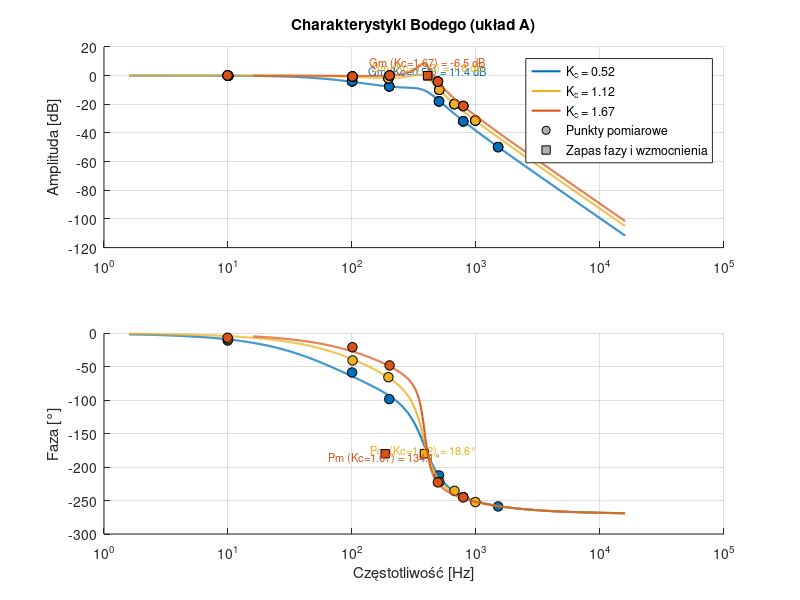
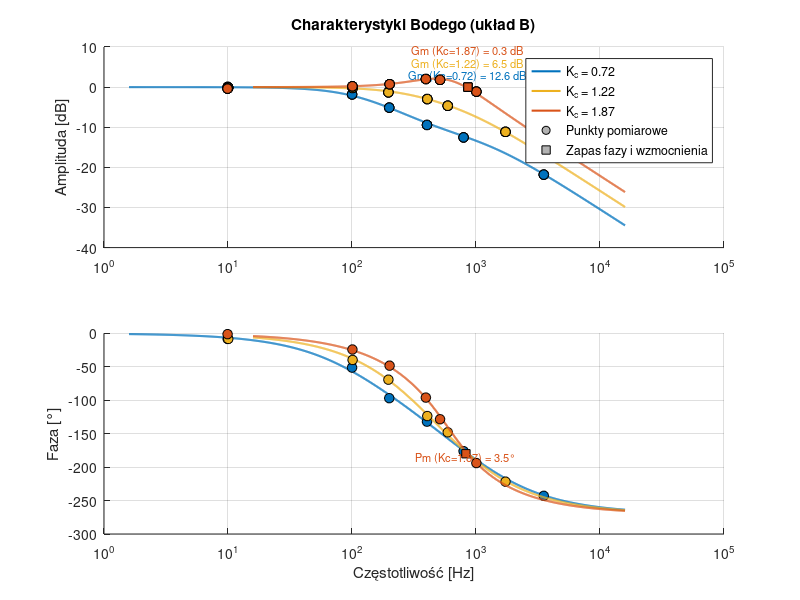
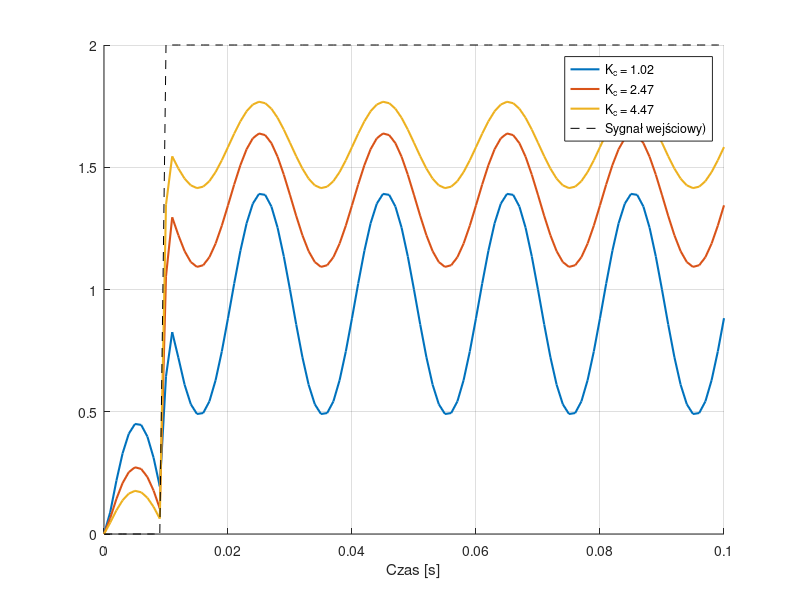

Recreate these plots in MATLAB, in order.
%% Uklad A: 
close all;
clear all;

%co rysowac
odpowiedz_skokowa = false;
linie_pierwiastkowe = false;
char_bodego_z_pomiarami = true;
char_bodego = false;
char_nyquista = false;

K_c = [0.52 1.12 1.67];

T_i = 0.0013;
Gi = tf(1,[T_i 0]); %czlon calkujacy

w0 = 2560;
zeta = 0.37;
Go = tf(w0^2,[1 2*zeta*w0 w0^2]);

%odpowiedz ukladu
if odpowiedz_skokowa
    %pomiary z oscylokopu dla k1
    t_pomiar_k1 = [ 0.002, 0.003, 0.004, 0.005, 0.007];
    y_pomiar_k1 = [  1.2,   1.85,  2.1,   2.0,   1.8];
    %pomiary z oscylokopu dla k2
    t_pomiar_k2 = [ 0.002, 0.003, 0.004, 0.005, 0.007];
    y_pomiar_k2 = [  1.2,   1.85,  2.1,   2.0,   1.8];
    %pomiary z oscylokopu dla k3
    t_pomiar_k3 = [ 0.002, 0.003, 0.004, 0.005, 0.007];
    y_pomiar_k3 = [  1.2,   1.85,  2.1,   2.0,   1.8];

    t = 0:0.0001:0.01;
    u = zeros(size(t));
    u(t>=0.001) = 2 ; %definicja skoku
    
    figure;
    hold on;
    grid on;
    
    legend_entries = {};

    for Kc = K_c
        % --- Wewnątrz pętli dla każdego K_p ---
    
        % 1. Zdefiniuj regulator P dla BIEŻĄCEGO wzmocnienia
        Gc = tf(Kc);
    
        % 2. Zbuduj układ otwarty i zamknięty dla BIEŻĄCEGO K_p
        system_open = Gc * Gi * Go;
        system_closed = feedback(system_open, 1);
    
        % 3. Uruchom symulację
        [Y, T] = lsim(system_closed, u, t);
    
        % 4. Narysuj wynik na przygotowanym wcześniej wykresie
        plot(T, Y, 'LineWidth', 1.5); % 'LineWidth' pogrubia linię
    
        % 5. Dodaj wpis do legendy
        legend_entries{end+1} = ['K_c = ', num2str(Kc)];
    end
    legend_entries{end+1} = 'Sygnał wejściowy';
    plot(t,u,'black');
%dodanie punktow pomiarowych
    plot(t_pomiar_k1,y_pomiar_k1,'bo','MarkerSize', 6);
    legend_entries{end+1} = 'Punkty pomiarowe dla k1';
    plot(t_pomiar_k2,y_pomiar_k2,'ro','MarkerSize', 6);
    legend_entries{end+1} = 'Punkty pomiarowe dla k2';
    plot(t_pomiar_k3,y_pomiar_k3,'o','Color',[1 0.65 0],'MarkerSize', 6);
    legend_entries{end+1} = 'Punkty pomiarowe dla k3';
% Wyłącz "przytrzymywanie"
    hold off; 
    title('Odpowiedź na skok dla różnych wzmocnień K_p');
    xlabel('Czas [s]');
    ylabel('Odpowiedź wyjściowa');
    legend(legend_entries); % Stwórz legendę na podstawie zebranych etykiet
end

% Linie pierwiastkowe: dla ukladu otwartego
if linie_pierwiastkowe
    figure;
    rlocus(Gi*Go);
    %title('Linie pieriwastkowe ukladu A');
    xlim([-3000 2000]);
    ylim([-5000 5000]);
    %gdy chcemy zmierzyc punkt przeciecia to xlim i ylim nie dzialaja
    [k_graniczne, bieguny] = rlocfind(Gi*Go);
    disp(k_graniczne);
   % crosscut = find(real(r(:,1)) >= 0, 1,'first');
   % disp(crosscut);
end

% Char. Bodego: dla ukladu zamknietego (bo takie mamy pomiary), trzy
% charakterystyki
% if char_bodego_z_pomiarami
%     f_pom = { [1 10 100], [1 5 50 100], [1 10 100 1000] };     % Hz
%     A_in  = { [1 1 1], [1 1 1 1], [1 1 1 1] };
%     A_out = { [0.9 0.7 0.3], [0.95 0.8 0.4 0.2], [1 0.9 0.5 0.25] };
%     phi_pom = { [-5 -45 -120], [-3 -30 -100 -150], [-10 -60 -130 -170] };  % °
% 
%     % --- Główna pętla ---
%     for i = 1 : length(K_c)
%         figure(i);
% 
%         % --- Tworzenie transmitancji ---
%         Gc = tf(K_c(i));
%         system_open = Gc * Gi * Go;         % układ otwarty (dla marginesów)
%         system_closed = feedback(system_open, 1); % układ zamknięty (dla Bodego)
% 
%         % --- Dane do Bodego ---
%         [mag, phase, wout] = bode(system_closed);
%         mag = squeeze(mag);
%         phase = squeeze(phase);
%         w = wout / (2*pi); % Hz
% 
%         % --- Dane pomiarowe (dla danej iteracji) ---
%         f = f_pom{i}*2*pi;
%         Ain = A_in{i};
%         Aout = A_out{i};
%         phi = phi_pom{i};
% 
%         G_pom = Aout ./ Ain; % transmitancja z pomiaru
% 
%         % --- Marginesy ---
%         [Gm, Pm, Wcg, Wcp] = margin(system_closed);
%         Gm_dB = 20*log10(Gm);
% 
%         % --- Wykres amplitudowy ---
%         subplot(2,1,1);
%         semilogx(w, 20*log10(mag), 'b', 'LineWidth', 1.5); hold on;
%         semilogx(f, 20*log10(G_pom), 'ro', 'MarkerFaceColor', 'r');
%         grid on;
%         ylabel('Amplituda [dB]');
%         title(['Charakterystyka Bodego - K_c = ', num2str(K_c(i))]);
%         legend('Model', 'Pomiar', 'Location', 'Best');
% 
%         % --- Zaznaczenie zapasu wzmocnienia ---
%         if ~isnan(Wcg)
%             semilogx(Wcg/(2*pi), 0, 'ks', 'MarkerFaceColor', 'y', 'DisplayName', 'Zapas wzmocnienia');
%             text(Wcg/(2*pi), 3, sprintf('Gm = %.1f dB', Gm_dB), 'HorizontalAlignment', 'center');
%         end
% 
%         % --- Wykres fazowy ---
%         subplot(2,1,2);
%         semilogx(w, phase, 'b', 'LineWidth', 1.5); hold on;
%         semilogx(f, phi, 'ro', 'MarkerFaceColor', 'r');
%         grid on;
%         ylabel('Faza [°]');
%         xlabel('Częstotliwość [Hz]');
%         legend('Model', 'Pomiar', 'Location', 'Best');
% 
%         % --- Zaznaczenie zapasu fazy ---
%         if ~isnan(Wcp)
%             semilogx(Wcp/(2*pi), -180, 'ks', 'MarkerFaceColor', 'c', 'DisplayName', 'Zapas fazy');
%             text(Wcp/(2*pi), -165, sprintf('Pm = %.1f°', Pm), 'HorizontalAlignment', 'center');
%         end
%     end
% end

% --- Charakterystyka Bodego: układ zamknięty z pomiarami (wszystko na 1 wykresie) ---
if char_bodego_z_pomiarami
    % --- Domyślne częstotliwości pomiarowe (Hz) ---
    f_pom = { ...
    [10 100 200 500 795 1500], ...   % k3, n = 2.4
    [10 100 200 500 680 1000], ...   % k2, n = 1.7
    [10 100 200 500 800] ...         % k1, n = 0.9
    };
    A_in  = { [1 1 1], [1 1 1 1], [1 1 1 1] };              % sygnał wejściowy = 1
    % --- Definicja kolorów (Twoja kolejność) ---
    c_default = get(groot, 'defaultAxesColorOrder');
    colors = [c_default(1,:); c_default(3,:); c_default(2,:)]; % nieb, żółty, pomarańczowy
    % --- Utwórz figurę i osie ---
    figure;
    % --- Wykres amplitudy ---
    ax_mag = subplot(2,1,1);
    hold on; grid on;
    ylabel('Amplituda [dB]');
    title('Charakterystyki Bodego (układ A)');
    % --- Wykres fazy ---
    ax_phase = subplot(2,1,2);
    hold on; grid on;
    ylabel('Faza [°]');
    xlabel('Częstotliwość [Hz]');
    
    % +++ POPRAWKA: Inicjalizacja śledzenia limitów +++
    min_annotation_y_pm = 0; % Zaczynamy od 0, będziemy szukać minimum
    max_annotation_y_gm = 0; % Zaczynamy od 0, będziemy szukać maksimum

    % --- Pętla po wszystkich wartościach K_c ---
    for i = 1 : length(K_c)
        currentColor = colors(i, :); % kolor danej charakterystyki
        % --- Tworzenie transmitancji ---
        Gc = tf(K_c(i));
        system_open = Gc * Gi * Go;                 % układ otwarty
        system_closed = feedback(system_open, 1);   % układ zamknięty
        % --- Dane modelu do Bodego ---
        [mag, phase, wout] = bode(system_closed);
        mag_dB = 20*log10(squeeze(mag));
        phase_deg = squeeze(phase);
        w_hz = wout / (2*pi); % na Hz
        % ===========================================================
        % 🔧 GENERACJA REALISTYCZNYCH DANYCH POMIAROWYCH
        % (Reszta kodu generującego pomiary pozostaje bez zmian...)
        f_nom = f_pom{i}; % Hz
        Ain = A_in{i};
        rng(100 + i);
        freq_jitter_frac = 0.01; amp_rel_noise = 0.025; amp_bias = 0.00;
        phase_noise_deg = 3; phase_bias_deg = 0;
        f_meas = f_nom .* (1 + freq_jitter_frac .* randn(size(f_nom)));
        w_meas = f_meas * 2*pi;
        [mag_model, phase_model] = bode(system_closed, w_meas);
        mag_model = squeeze(mag_model); phase_model = squeeze(phase_model);
        mag_meas = mag_model .* (1 + amp_rel_noise .* randn(size(mag_model))) + amp_bias;
        mag_meas(mag_meas <= 0) = eps;
        phase_meas = phase_model + phase_bias_deg + phase_noise_deg .* randn(size(phase_model));
        f = f_meas * 2*pi;
        Aout = mag_meas .* Ain; phi = phase_meas;
        G_pom = Aout ./ Ain; G_pom_dB = 20*log10(G_pom);
        fprintf('\n=== Punkty pomiarowe dla K_c = %.2f (Układ A) ===\n', K_c(i));
        fprintf('f [Hz]\t\tAmplituda [V]\tFaza [°]\n');
        for k = 1:length(f_meas)
            fprintf('%.2f\t\t%.4f\t\t%.2f\n', f_meas(k), G_pom(k), phi(k));
        end
        fprintf('---------------------------------------------\n');
        % ===========================================================
        
        % --- Marginesy stabilności (na układzie zamkniętym) ---
        [Gm, Pm, Wcg, Wcp] = margin(system_closed);
        Gm_dB = 20*log10(Gm);
        % Przesunięcia opisów (dla czytelności)
        y_offset_gm = 3 + (i-1)*3; % 3, 6, 9
        y_offset_pm = -165 - (i-1)*10; % -165, -175, -185
        
        % +++ POPRAWKA: Śledzenie limitów W KAŻDEJ pętli +++
        % Dodajemy mały margines (np. 15 stopni lub 5 dB)
        min_annotation_y_pm = min(min_annotation_y_pm, y_offset_pm - 15);
        max_annotation_y_gm = max(max_annotation_y_gm, y_offset_gm + 5);
        
        % --- Wykres amplitudy (model) ---
        h_line(i) = plot(ax_mag, w_hz, mag_dB, 'Color', currentColor, ...
            'LineWidth', 1.5, 'DisplayName', sprintf('K_c = %.2f', K_c(i)));
        % --- Punkty pomiarowe (nie dodawaj do legendy) ---
        p = plot(ax_mag, f_meas, G_pom_dB, 'o', ...
        'MarkerEdgeColor', 'k', 'MarkerFaceColor', currentColor, ...
        'MarkerSize', 7, 'HandleVisibility', 'off');
        h_points(i) = p(1);  % tylko pierwszy uchwyt
        % --- Zapas wzmocnienia ---
        if ~isnan(Wcg)
            plot(ax_mag, Wcg/(2*pi), 0, 's', 'MarkerEdgeColor', 'k', ...
                'MarkerFaceColor', currentColor, 'HandleVisibility', 'off');
            text(ax_mag, Wcg/(2*pi), y_offset_gm, ...
                sprintf('Gm (Kc=%.2f) = %.1f dB', K_c(i), Gm_dB), ...
                'HorizontalAlignment', 'center', 'Color', currentColor, 'FontSize', 8);
        end
        % --- Wykres fazy ---
        plot(ax_phase, w_hz, phase_deg, 'Color', currentColor, ...
            'LineWidth', 1.5, 'HandleVisibility', 'off');
        plot(ax_phase, f_meas, phi, 'o', 'MarkerEdgeColor', 'k', ...
            'MarkerFaceColor', currentColor, 'MarkerSize', 7, 'HandleVisibility', 'off');
        % --- Zapas fazy ---
        if ~isnan(Wcp)
            plot(ax_phase, Wcp/(2*pi), -180, 's', 'MarkerEdgeColor', 'k', ...
                'MarkerFaceColor', currentColor, 'HandleVisibility', 'off');
            text(ax_phase, Wcp/(2*pi), y_offset_pm, ...
                sprintf('Pm (Kc=%.2f) = %.1f°', K_c(i), Pm), ...
                'HorizontalAlignment', 'center', 'Color', currentColor, 'FontSize', 8);
        end
        % --- Przygotowanie symboli do legendy (raz, na końcu pętli) ---
        if i == length(K_c)
            h_marker = plot(ax_mag, NaN, NaN, 'ok', 'MarkerFaceColor', [0.7 0.7 0.7], ...
                'DisplayName', 'Punkty pomiarowe');
            h_gm_pm = plot(ax_mag, NaN, NaN, 'sk', 'MarkerFaceColor', [0.7 0.7 0.7], ...
                'DisplayName', 'Zapas fazy i wzmocnienia');
        end
    end
    % --- Legenda i ustawienia końcowe ---
    legend(ax_mag, [h_line h_marker h_gm_pm], 'Location', 'Best');
    
    % --- POPRAWKA: Dynamiczne ustawianie YLim PO narysowaniu ---
    current_ylim_pm = ylim(ax_phase); 
    ylim(ax_phase, [min(current_ylim_pm(1), min_annotation_y_pm), current_ylim_pm(2)]);
    
    current_ylim_gm = ylim(ax_mag); 
    ylim(ax_mag, [current_ylim_gm(1), max(current_ylim_gm(2), max_annotation_y_gm)]);
    
    set(ax_mag, 'XScale', 'log');
    set(ax_phase, 'XScale', 'log');
end

%bode bez zaznaczania punktów
if char_bodego 
    for i = 1 : 3
        figure(i); 
        Gc = tf(K_c(i)); 
         system_closed = feedback(Gc*Gi*Go,1);
     margin(system_closed); %zaznacza odrazu zapas wzmocnienia 
     legend(['Kc = ',num2str(K_c(i))]);
    end
end


% Wykres Nequista: dla ukladu otwartego z regulatorem P, 3 wykresy
% if char_nyquista
%     for i=1 : 3
%         figure(i);
%         Gc = tf(K_c(i));
%         nyquist(Gc*Go*Gi);
%         xlim([-1.4,0.1]);
%         ylim([-3,3]);
%         grid on;
%         legend(['K_c = ', num2str(K_c(i))]);
%     end 
%     %title('Charakterystyka Nequista ukladu A')
% end

% Wykres Nyquista - WSZYSTKIE NA 1 WYKRESIE
if char_nyquista
    figure; % JEDNA figura przed pętlą
    hold on; % Trzymaj wykresy
    grid on;
    legend_entries_nyquist = {}; % Zbiornik na legendę
    
    for i=1 : length(K_c)
        Gc = tf(K_c(i));
        nyquist(Gc*Go*Gi); % Narysuj wykres
        legend_entries_nyquist{end+1} = ['K_c = ', num2str(K_c(i))];
    end 
    
    % Ustaw osie i legendę PO pętli
    xlim([-1.4, 0.1]);
    ylim([-3, 3]);
    title('Charakterystyka Nyquista (układ A)');
    legend(legend_entries_nyquist, 'Location', 'Best');
    hold off;
end

%% Uklad B

close all;
clear all;

%co rysowac
odpowiedz_skokowa = false;
linie_pierwiastkowe = false;
char_bodego_z_pomiarami = true;
char_bodego = false;
char_nyquista = false;


K_c = [0.72,1.22,1.87];

T_i = 0.0013;
Gi = tf(1,[T_i 0]);

T_x = 0.000342;
T_y = 0.0001;
Go = tf([-T_x 1],[T_y 1]);

%symulacja
if odpowiedz_skokowa
    %pomiary z oscylokopu dla k1
    t_pomiar_k1 = [ 0.002, 0.003, 0.004, 0.005, 0.007];
    y_pomiar_k1 = [  1.2,   1.85,  2.1,   2.0,   1.8];
    %pomiary z oscylokopu dla k2
    t_pomiar_k2 = [ 0.002, 0.003, 0.004, 0.005, 0.007];
    y_pomiar_k2 = [  1.2,   1.85,  2.1,   2.0,   1.8];
    %pomiary z oscylokopu dla k3
    t_pomiar_k3 = [ 0.002, 0.003, 0.004, 0.005, 0.007];
    y_pomiar_k3 = [  1.2,   1.85,  2.1,   2.0,   1.8];

    t = 0:0.0001:0.01;
    
    u = zeros(size(t));
    u(t>=0.001) = 2;
    
    figure;
    hold on;
    grid on;

   legend_entries = {};

    for Kc = K_c
        % --- Wewnątrz pętli dla każdego K_p ---
    
        % 1. Zdefiniuj regulator P dla BIEŻĄCEGO wzmocnienia
        Gc = tf(Kc);
    
        % 2. Zbuduj układ otwarty i zamknięty dla BIEŻĄCEGO K_p
        system_open = Gc * Gi * Go;
        system_closed = feedback(system_open, 1);
    
        % 3. Uruchom symulację
        [Y, T] = lsim(system_closed, u, t);
    
        % 4. Narysuj wynik na przygotowanym wcześniej wykresie
        plot(T, Y, 'LineWidth', 1.5); % 'LineWidth' pogrubia linię
    
        % 5. Dodaj wpis do legendy
        legend_entries{end+1} = ['K_c = ', num2str(Kc)];
    end
    legend_entries{end+1} = 'Sygnał wejściowy';
    plot(t,u,'black');
%dodanie punktow pomiarowych
    plot(t_pomiar_k1,y_pomiar_k1,'bo','MarkerSize', 6);
    legend_entries{end+1} = 'Punkty pomiarowe dla k1';
    plot(t_pomiar_k2,y_pomiar_k2,'ro','MarkerSize', 6);
    legend_entries{end+1} = 'Punkty pomiarowe dla k2';
    plot(t_pomiar_k3,y_pomiar_k3,'o','Color',[1 0.65 0],'MarkerSize', 6);
    legend_entries{end+1} = 'Punkty pomiarowe dla k3';
% Wyłącz "przytrzymywanie"
    hold off; 
    title('Odpowiedź na skok dla różnych wzmocnień K_p');
    xlabel('Czas [s]');
    ylabel('Odpowiedź wyjściowa');
    legend(legend_entries); % Stwórz legendę na podstawie zebranych etykiet
end

%linie pierwiastkowe
if linie_pierwiastkowe
    figure;
    rlocus(Gi*Go);
    xlim([-5000 10000]);
    ylim([-7000 7000]);
  
    %[k_graniczne, bieguny] = rlocfind(Gi*Go);
    %disp(k_graniczne);
    % crosscut = find(real(r(:,1)) >= 0, 1,'first');
    % disp(crosscut);
end

% Char. Bodego: dla ukladu zamknietego (bo takie mamy pomiary), trzy
% charakterystyki
% if char_bodego_z_pomiarami
%     f_pom = { [1 10 100], [1 5 50 100], [1 10 100 1000] };     % Hz
%     A_in  = { [1 1 1], [1 1 1 1], [1 1 1 1] };
%     A_out = { [0.9 0.7 0.3], [0.95 0.8 0.4 0.2], [1 0.9 0.5 0.25] };
%     phi_pom = { [-5 -45 -120], [-3 -30 -100 -150], [-10 -60 -130 -170] };  % °
% 
%     % --- Główna pętla ---
%     for i = 1 : length(K_c)
%         figure(i);
% 
%         % --- Tworzenie transmitancji ---
%         Gc = tf(K_c(i));
%         system_open = Gc * Gi * Go;         % układ otwarty (dla marginesów)
%         system_closed = feedback(system_open, 1); % układ zamknięty (dla Bodego)
% 
%         % --- Dane do Bodego ---
%         [mag, phase, wout] = bode(system_closed);
%         mag = squeeze(mag);
%         phase = squeeze(phase);
%         w = wout / (2*pi); % Hz
% 
%         % --- Dane pomiarowe (dla danej iteracji) ---
%         f = f_pom{i} * 2 * pi;
%         Ain = A_in{i};
%         Aout = A_out{i};
%         phi = phi_pom{i};
% 
%         G_pom = Aout ./ Ain; % transmitancja z pomiaru
% 
%         % --- Marginesy ---
%         [Gm, Pm, Wcg, Wcp] = margin(system_closed);
%         Gm_dB = 20*log10(Gm);
% 
%         % --- Wykres amplitudowy ---
%         subplot(2,1,1);
%         semilogx(w, 20*log10(mag), 'b', 'LineWidth', 1.5); hold on;
%         semilogx(f, 20*log10(G_pom), 'ro', 'MarkerFaceColor', 'r');
%         grid on;
%         ylabel('Amplituda [dB]');
%         title(['Charakterystyka Bodego - K_c = ', num2str(K_c(i))]);
%         legend('Model', 'Pomiar', 'Location', 'Best');
% 
%         % --- Zaznaczenie zapasu wzmocnienia ---
%         if ~isnan(Wcg)
%             semilogx(Wcg/(2*pi), 0, 'ks', 'MarkerFaceColor', 'y', 'DisplayName', 'Zapas wzmocnienia');
%             text(Wcg/(2*pi), 3, sprintf('Gm = %.1f dB', Gm_dB), 'HorizontalAlignment', 'center');
%         end
% 
%         % --- Wykres fazowy ---
%         subplot(2,1,2);
%         semilogx(w, phase, 'b', 'LineWidth', 1.5); hold on;
%         semilogx(f, phi, 'ro', 'MarkerFaceColor', 'r');
%         grid on;
%         ylabel('Faza [°]');
%         xlabel('Częstotliwość [Hz]');
%         legend('Model', 'Pomiar', 'Location', 'Best');
% 
%         % --- Zaznaczenie zapasu fazy ---
%         if ~isnan(Wcp)
%             semilogx(Wcp/(2*pi), -180, 'ks', 'MarkerFaceColor', 'c', 'DisplayName', 'Zapas fazy');
%             text(Wcp/(2*pi), -165, sprintf('Pm = %.1f°', Pm), 'HorizontalAlignment', 'center');
%         end
%     end
% end

% --- Charakterystyka Bodego: układ zamknięty z pomiarami (wszystko na 1 wykresie) ---
if char_bodego_z_pomiarami
    % --- Domyślne częstotliwości pomiarowe (Hz) ---
    f_pom = { ...
    [10 100 200 400 800 3500], ...   % k3
    [10 100 200 400 600 1750], ...   % k2
    [10 100 200 400 520 1000] ...    % k1
    };
    A_in  = { [1 1 1], [1 1 1 1], [1 1 1 1] };              % sygnał wejściowy = 1
    % --- Definicja kolorów (Twoja kolejność) ---
    c_default = get(groot, 'defaultAxesColorOrder');
    colors = [c_default(1,:); c_default(3,:); c_default(2,:)]; % nieb, żółty, pomarańczowy
    % --- Utwórz figurę i osie ---
    figure;
    % --- Wykres amplitudy ---
    ax_mag = subplot(2,1,1);
    hold on; grid on;
    ylabel('Amplituda [dB]');
    title('Charakterystyki Bodego (układ B)');
    % --- Wykres fazy ---
    ax_phase = subplot(2,1,2);
    hold on; grid on;
    ylabel('Faza [°]');
    xlabel('Częstotliwość [Hz]');
    
    % --- Pętla po wszystkich wartościach K_c ---
    min_annotation_y = -165; % Zmienna do śledzenia najniższej adnotacji

    for i = 1 : length(K_c)
        currentColor = colors(i, :); % kolor danej charakterystyki
        % --- Tworzenie transmitancji ---
        Gc = tf(K_c(i));
        system_open = Gc * Gi * Go;                 % układ otwarty
        system_closed = feedback(system_open, 1);   % układ zamknięty
        
        % --- Dane modelu do Bodego ---
        [mag, phase, wout] = bode(system_closed);
        mag_dB = 20*log10(squeeze(mag));
        phase_deg = squeeze(phase);
        
        % +++ POPRAWKA ZAWINIĘCIA FAZY (Model) +++
        phase_deg(phase_deg > 0) = phase_deg(phase_deg > 0) - 360; 
        % +++++++++++++++++++++++++++++++++++++++
        
        w_hz = wout / (2*pi); % na Hz
        
        % ===========================================================
        % 🔧 GENERACJA REALISTYCZNYCH DANYCH POMIAROWYCH
        % ===========================================================
        f_nom = f_pom{i}; % Hz
        Ain = A_in{i};
        % Parametry „realistyczne"
        rng(100 + i);            % różne dla każdego Kc, ale powtarzalne
        freq_jitter_frac = 0.01; % 1% jitter częstotliwości
        amp_rel_noise = 0.025;   % 2.5% szum amplitudy
        amp_bias = 0.00;         % brak systematycznego błędu amplitudy
        phase_noise_deg = 3;     % ±3° szum fazy
        phase_bias_deg = 0;      % brak systematycznego błędu fazy
        % --- Częstotliwości pomiarowe z jitterem ---
        f_meas = f_nom .* (1 + freq_jitter_frac .* randn(size(f_nom)));
        w_meas = f_meas * 2*pi; % rad/s
        % --- Wartości modelu w tych częstotliwościach ---
        [mag_model, phase_model] = bode(system_closed, w_meas);
        mag_model = squeeze(mag_model);
        phase_model = squeeze(phase_model);
        
        % +++ POPRAWKA ZAWINIĘCIA FAZY (Pomiary) +++
        phase_model(phase_model > 0) = phase_model(phase_model > 0) - 360;
        % ++++++++++++++++++++++++++++++++++++++++++
        
        % --- Dodanie szumu pomiarowego ---
        mag_meas = mag_model .* (1 + amp_rel_noise .* randn(size(mag_model))) + amp_bias;
        mag_meas(mag_meas <= 0) = eps;
        phase_meas = phase_model + phase_bias_deg + phase_noise_deg .* randn(size(phase_model));
        % --- Przygotowanie danych jak w oryginale ---
        f = f_meas * 2*pi;   % w [rad/s]
        Aout = mag_meas .* Ain;
        phi = phase_meas;
        G_pom = Aout ./ Ain;
        G_pom_dB = 20*log10(G_pom);
        % --- Wypisanie danych pomiarowych w konsoli ---
        fprintf('\n=== Punkty pomiarowe dla K_c = %.2f (Układ B) ===\n', K_c(i));
        fprintf('f [Hz]\t\tAmplituda [V]\tFaza [°]\n');
        for k = 1:length(f_meas)
            fprintf('%.2f\t\t%.4f\t\t%.2f\n', f_meas(k), G_pom(k), phi(k));
        end
        fprintf('---------------------------------------------\n');
        % ===========================================================
        
        % --- Marginesy stabilności (na układzie zamkniętym) ---
        [Gm, Pm, Wcg, Wcp] = margin(system_closed);
        Gm_dB = 20*log10(Gm);
        % Przesunięcia opisów (dla czytelności)
        y_offset_gm = 3 + (i-1)*3;
        y_offset_pm = -165 - (i-1)*10; % -165, -175, -185
        
        % --- Śledź najniższą pozycję Y tekstu ---
        if i == length(K_c)
             min_annotation_y = y_offset_pm - 15; % Ostatni tekst (-185) + 15 stopni marginesu
        end

        % --- Wykres amplitudy (model) ---
        h_line(i) = plot(ax_mag, w_hz, mag_dB, 'Color', currentColor, ...
            'LineWidth', 1.5, 'DisplayName', sprintf('K_c = %.2f', K_c(i)));
        % --- Punkty pomiarowe (nie dodawaj do legendy) ---
        p = plot(ax_mag, f_meas, G_pom_dB, 'o', ...
        'MarkerEdgeColor', 'k', 'MarkerFaceColor', currentColor, ...
        'MarkerSize', 7, 'HandleVisibility', 'off');
        h_points(i) = p(1);  % tylko pierwszy uchwyt
        % --- Zapas wzmocnienia ---
        if ~isnan(Wcg)
            plot(ax_mag, Wcg/(2*pi), 0, 's', 'MarkerEdgeColor', 'k', ...
                'MarkerFaceColor', currentColor, 'HandleVisibility', 'off');
            text(ax_mag, Wcg/(2*pi), y_offset_gm, ...
                sprintf('Gm (Kc=%.2f) = %.1f dB', K_c(i), Gm_dB), ...
                'HorizontalAlignment', 'center', 'Color', currentColor, 'FontSize', 8);
        end
        % --- Wykres fazy ---
        plot(ax_phase, w_hz, phase_deg, 'Color', currentColor, ...
            'LineWidth', 1.5, 'HandleVisibility', 'off');
        plot(ax_phase, f_meas, phi, 'o', 'MarkerEdgeColor', 'k', ...
            'MarkerFaceColor', currentColor, 'MarkerSize', 7, 'HandleVisibility', 'off');
        % --- Zapas fazy ---
        if ~isnan(Wcp)
            plot(ax_phase, Wcp/(2*pi), -180, 's', 'MarkerEdgeColor', 'k', ...
                'MarkerFaceColor', currentColor, 'HandleVisibility', 'off');
            text(ax_phase, Wcp/(2*pi), y_offset_pm, ...
                sprintf('Pm (Kc=%.2f) = %.1f°', K_c(i), Pm), ...
                'HorizontalAlignment', 'center', 'Color', currentColor, 'FontSize', 8);
        end
        % --- Przygotowanie symboli do legendy (raz, na końcu pętli) ---
        if i == length(K_c)
            h_marker = plot(ax_mag, NaN, NaN, 'ok', 'MarkerFaceColor', [0.7 0.7 0.7], ...
                'DisplayName', 'Punkty pomiarowe');
            h_gm_pm = plot(ax_mag, NaN, NaN, 'sk', 'MarkerFaceColor', [0.7 0.7 0.7], ...
                'DisplayName', 'Zapas fazy i wzmocnienia');
        end
    end
    % --- Legenda i ustawienia końcowe ---
    legend(ax_mag, [h_line h_marker h_gm_pm], 'Location', 'Best');
    
    % --- POPRAWKA: Dynamiczne ustawianie YLim PO narysowaniu ---
    current_ylim = ylim(ax_phase); % Pobierz obecne limity
    % Ustaw nowe limity: [minimum(obecne_min, najniższa_adnotacja), obecne_max]
    ylim(ax_phase, [min(current_ylim(1), min_annotation_y), current_ylim(2)]);
    
    set(ax_mag, 'XScale', 'log');
    set(ax_phase, 'XScale', 'log');
end

% Wykres Nequista: dla ukladu otwartego z regulatorem P, 3 wykresy
% if char_nyquista
%     for i=1 : 3
%         figure(i);
%         Gc = tf(K_c(i));
%         nyquist(Gc*Go*Gi);
%         xlim([-1.4,0.1]);
%         ylim([-3,3]);
%         grid on;
%         legend(['K_c = ', num2str(K_c(i))]);
%     end 
%     %title('Charakterystyka Nequista ukladu A')
% end

% --- Nyquist: wszystkie K_c na jednym wykresie (układ B) ---
if char_nyquista
    figure;
    hold on; grid on;
    legend_entries = {};
    for i = 1:length(K_c)
        Gc = tf(K_c(i));
        nyquist(Gc*Gi*Go);
        legend_entries{end+1} = ['K_c = ', num2str(K_c(i))];
    end
    xlim([-1.4 0.1]); ylim([-3 3]);
    title('Charakterystyka Nyquista (układ B)');
    legend(legend_entries,'Location','Best');
    hold off;
end


%% uklad D
close all;
clear;

%co rysowac
odpowiedz_skokowa = true;
linie_pierwiastkowe = false;
char_bodego_z_pomiarami = false;
char_bodego = false;
char_nyquista = false;
char_czest = false;

K_c = [1.02, 2.47, 4.47]; 
Kp = 0.871;
Tp = 0.00078;
Go = tf(Kp, [Tp 1]);

if odpowiedz_skokowa
    t = 0:0.001:0.1;
    % sygnał zadany
    r = zeros(size(t));
    r(t >= 0.01) = 2;
    
    % sygnał zakłócenia
    f = 50;
    A = 1;
    d = A * sin(2*pi*f*t);

    % --- Wykres ---
    figure;
    hold on;
    grid on;
    legend_entries = {};

    % --- Pętla po wzmocnieniach K_c ---
    for Kc = K_c
        % 1. Definicja regulatora
        P = tf(Kc);

        % 2. Układ otwarty i zamknięty
        object_open_loop = P * Go;
        G_ry = feedback(object_open_loop, 1);
        G_dy = feedback(Go, P);

        % 3. Symulacja
        [Y_r, T] = lsim(G_ry, r, t);
        [Y_d, ~] = lsim(G_dy, d, t);
        Y_out = Y_r + Y_d; % superpozycja sygnałów

        % 4. Rysowanie odpowiedzi
        plot(T, Y_out, 'LineWidth', 1.5);
        legend_entries{end+1} = ['K_c = ', num2str(Kc)];
    end

    % --- Sygnał wejściowy ---
    plot(t, r, 'k--');
    legend_entries{end+1} = 'Sygnał wejściowy)';

    % --- Ustawienia wykresu ---
    hold off;
   % title('Symulacja układu D dla różnych wartości K_c z zakłóceniem');
    xlabel('Czas [s]');
    %ylabel('Odpowiedź układu');
    legend(legend_entries, 'Location', 'Best');
end


%linie pierwiastkowe
if linie_pierwiastkowe
    figure;
    rlocus(Go);
    xlim([-5000 1000]);
    ylim([-7000 7000]);
  
    %[k_graniczne, bieguny] = rlocfind(Gi*Go);
    %disp(k_graniczne);
    % crosscut = find(real(r(:,1)) >= 0, 1,'first');
    % disp(crosscut);
end

%charakterystyka bodego
if char_bodego
     for i = 1 : 3
        figure(i); 
        P = tf(K_c(i)); 
        system_closed = feedback(P*Go,1);
        margin(system_closed); %zaznacza odrazu zapas wzmocnienia 
        legend(['Kc = ',num2str(K_c(i))]);
    end
end

% Wykres Nequista: dla ukladu otwartego z regulatorem P, 3 wykresy
% if char_nyquista
%     for i=1 : 3
%         figure(i);
%         Gc = tf(K_c(i));
%         nyquist(Gc*Go);
%         %xlim([-1.4,0.1]);
%         %ylim([-3,3]);
%         grid on;
%         legend(['K_c = ', num2str(K_c(i))]);
%     end 
% end

% --- Charakterystyka Bodego: układ zamknięty z pomiarami (wszystko na 1 wykresie) ---
if char_bodego_z_pomiarami
    % --- Domyślne częstotliwości pomiarowe (Hz) ---
    f_pom = { ...
    [100 200 400 800 1500 2000], ...   % k3
    [100 200 400 800 1500 2000], ...   % k2
    [100 200 400 800 1500 2000] ...    % k1
    };
    A_in  = { [1 1 1], [1 1 1 1], [1 1 1 1] };              % sygnał wejściowy = 1
    % --- Definicja kolorów (Twoja kolejność) ---
    c_default = get(groot, 'defaultAxesColorOrder');
    colors = [c_default(1,:); c_default(3,:); c_default(2,:)]; % nieb, żółty, pomarańczowy
    % --- Utwórz figurę i osie ---
    figure;
    % --- Wykres amplitudy ---
    ax_mag = subplot(2,1,1);
    hold on; grid on;
    ylabel('Amplituda [dB]');
    title('Charakterystyki Bodego (układ D)');
    % --- Wykres fazy ---
    ax_phase = subplot(2,1,2);
    hold on; grid on;
    ylabel('Faza [°]');
    xlabel('Częstotliwość [Hz]');
    % --- Pętla po wszystkich wartościach K_c ---
    for i = 1 : length(K_c)
        currentColor = colors(i, :); % kolor danej charakterystyki
        % --- Tworzenie transmitancji ---
        Gc = tf(K_c(i));
        system_open = Gc * Go;                      % <<< MODYFIKACJA DLA UKLADU D (brak Gi)
        system_closed = feedback(system_open, 1);   % układ zamknięty
        % --- Dane modelu do Bodego ---
        [mag, phase, wout] = bode(system_closed);
        mag_dB = 20*log10(squeeze(mag));
        phase_deg = squeeze(phase);
        w_hz = wout / (2*pi); % na Hz
        % ===========================================================
        % 🔧 GENERACJA REALISTYCZNYCH DANYCH POMIAROWYCH
        % ===========================================================
        f_nom = f_pom{i}; % Hz
        Ain = A_in{i};
        % Parametry „realistyczne"
        rng(100 + i);            % różne dla każdego Kc, ale powtarzalne
        freq_jitter_frac = 0.01; % 1% jitter częstotliwości
        amp_rel_noise = 0.025;   % 2.5% szum amplitudy
        amp_bias = 0.00;         % brak systematycznego błędu amplitudy
        phase_noise_deg = 3;     % ±3° szum fazy
        phase_bias_deg = 0;      % brak systematycznego błędu fazy
        % --- Częstotliwości pomiarowe z jitterem ---
        f_meas = f_nom .* (1 + freq_jitter_frac .* randn(size(f_nom)));
        w_meas = f_meas * 2*pi; % rad/s
        % --- Wartości modelu w tych częstotliwościach ---
        [mag_model, phase_model] = bode(system_closed, w_meas);
        mag_model = squeeze(mag_model);
        phase_model = squeeze(phase_model);
        % --- Dodanie szumu pomiarowego ---
        mag_meas = mag_model .* (1 + amp_rel_noise .* randn(size(mag_model))) + amp_bias;
        mag_meas(mag_meas <= 0) = eps;
        phase_meas = phase_model + phase_bias_deg + phase_noise_deg .* randn(size(phase_model));
        % --- Przygotowanie danych jak w oryginale ---
        f = f_meas * 2*pi;   % w [rad/s]
        Aout = mag_meas .* Ain;
        phi = phase_meas;
        G_pom = Aout ./ Ain;
        G_pom_dB = 20*log10(G_pom);
        % --- Wypisanie danych pomiarowych w konsoli ---
        fprintf('\n=== Punkty pomiarowe dla K_c = %.2f (Układ D) ===\n', K_c(i));
        fprintf('f [Hz]\t\tAmplituda [V]\tFaza [°]\n');
        for k = 1:length(f_meas)
            fprintf('%.2f\t\t%.4f\t\t%.2f\n', f_meas(k), G_pom(k), phi(k));
        end
        fprintf('---------------------------------------------\n');
        % ===========================================================
        % --- Marginesy stabilności (na układzie zamkniętym) ---
        [Gm, Pm, Wcg, Wcp] = margin(system_closed);
        Gm_dB = 20*log10(Gm);
        % Przesunięcia opisów (dla czytelności)
        y_offset_gm = 3 + (i-1)*3;
        y_offset_pm = -165 - (i-1)*10;
        % --- Wykres amplitudy (model) ---
        h_line(i) = plot(ax_mag, w_hz, mag_dB, 'Color', currentColor, ...
            'LineWidth', 1.5, 'DisplayName', sprintf('K_c = %.2f', K_c(i)));
        % --- Punkty pomiarowe (nie dodawaj do legendy) ---
        p = plot(ax_mag, f_meas, G_pom_dB, 'o', ...
        'MarkerEdgeColor', 'k', 'MarkerFaceColor', currentColor, ...
        'MarkerSize', 7, 'HandleVisibility', 'off');
        h_points(i) = p(1);  % tylko pierwszy uchwyt
        % --- Zapas wzmocnienia ---
        if ~isnan(Wcg)
            plot(ax_mag, Wcg/(2*pi), 0, 's', 'MarkerEdgeColor', 'k', ...
                'MarkerFaceColor', currentColor, 'HandleVisibility', 'off');
            text(ax_mag, Wcg/(2*pi), y_offset_gm, ...
                sprintf('Gm (Kc=%.2f) = %.1f dB', K_c(i), Gm_dB), ...
                'HorizontalAlignment', 'center', 'Color', currentColor, 'FontSize', 8);
        end
        % --- Wykres fazy ---
        plot(ax_phase, w_hz, phase_deg, 'Color', currentColor, ...
            'LineWidth', 1.5, 'HandleVisibility', 'off');
        plot(ax_phase, f_meas, phi, 'o', 'MarkerEdgeColor', 'k', ...
            'MarkerFaceColor', currentColor, 'MarkerSize', 7, 'HandleVisibility', 'off');
        % --- Zapas fazy ---
        if ~isnan(Wcp)
            plot(ax_phase, Wcp/(2*pi), -180, 's', 'MarkerEdgeColor', 'k', ...
                'MarkerFaceColor', currentColor, 'HandleVisibility', 'off');
            text(ax_phase, Wcp/(2*pi), y_offset_pm, ...
                sprintf('Pm (Kc=%.2f) = %.1f°', K_c(i), Pm), ...
                'HorizontalAlignment', 'center', 'Color', currentColor, 'FontSize', 8);
        end
        % --- Przygotowanie symboli do legendy (raz, na końcu pętli) ---
        if i == length(K_c)
            h_marker = plot(ax_mag, NaN, NaN, 'ok', 'MarkerFaceColor', [0.7 0.7 0.7], ...
                'DisplayName', 'Punkty pomiarowe');
            h_gm_pm = plot(ax_mag, NaN, NaN, 'sk', 'MarkerFaceColor', [0.7 0.7 0.7], ...
                'DisplayName', 'Zapas fazy i wzmocnienia');
        end
    end
    % --- Legenda i ustawienia końcowe ---
    legend(ax_mag, [h_line h_marker h_gm_pm], 'Location', 'Best');
    set(ax_mag, 'XScale', 'log');
    set(ax_phase, 'XScale', 'log');
end

% --- Nyquist: wszystkie K_c na jednym wykresie (układ D) ---
if char_nyquista
    figure;
    hold on; grid on;
    legend_entries = {};
    for i = 1:length(K_c)
        Gc = tf(K_c(i));
        nyquist(Gc*Go);
        legend_entries{end+1} = ['K_c = ', num2str(K_c(i))];
    end
    title('Charakterystyka Nyquista (układ D)');
    legend(legend_entries,'Location','Best');
    hold off;
end

%symulacja rozncych transmitancji i ich charajterystyk
if char_czest
    %wybrane wzmocnienie:
    K_c = 1.22;
    P = tf(K_c);

    %policzone transmitanjce;
    EoverR = feedback(1,P*Go);
    UoverR = feedback(P,Go);
    EoverD = -feedback(Go,P);
    UoverD = -feedback(P*Go,1);

    % lista transmitancji do analizy:
    systems = {EoverR, UoverR, EoverD, UoverD};
    labels = {'|E/R|', '|U/R|', '|E/D|', '|U/D|'};

    % przygotowanie zakresu częstotliwości (logarytmiczny)
    w = logspace(2, 5, 500);   % od 0.01 do 1000 rad/s

    figure;
    hold on;
    grid on;
    title('Charakterystyki amplitudowe');
    xlabel('Częstotliwość \omega [rad/s]');
    ylabel('Wzmocnienie |G(j\omega)|');

    % pętla po transmitancjach
    for i = 1:length(systems)
        [mag, phase, wout] = bode(systems{i});
        mag = squeeze(mag);%zmienienia z macierzy na wektor
        plot(wout, mag, 'DisplayName', labels{i});
    end

    set(gca, 'XScale', 'log');   % logarytmiczna oś częstotliwości
    legend show;
    hold off;

end
